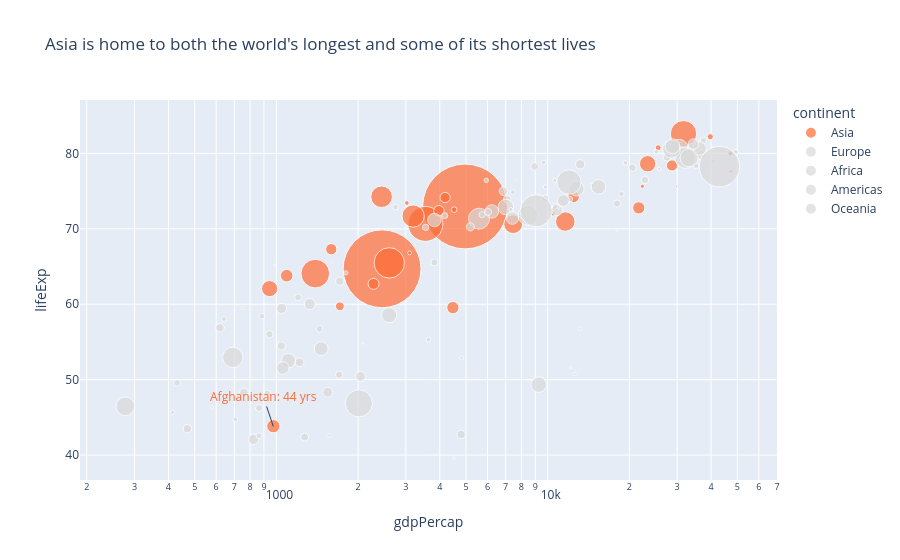

This figure's notebook cell:
### Markdown cell above
## Task 2 — Bubble chart: tell a story

**What to build:** A bubble chart (full 2007 dataset, all countries) where:
- x = GDP per capita (log scale)
- y = life expectancy
- size = population
- colour = ONE continent highlighted (your choice), all others grey
- At least one annotation explaining the highlighted group's story

> This is the grey-and-highlight technique applied to a bubble chart.

### Code cell
# Task 2
# YOUR CODE HERE
import math

d7 = df.loc[df['year'] == 2007]

colour_map = {c: ('#FF6B35' if c == 'Asia' else '#D9D9D9') for c in d7['continent'].unique()}

fig = px.scatter(
    d7, x='gdpPercap', y='lifeExp',
    size='pop', size_max=60,
    color='continent', color_discrete_map=colour_map,
    log_x=True,
    title='Asia is home to both the world\'s longest and some of its shortest lives'
)

fig.add_annotation(
    x=math.log10(974), y=43.8,
    text='Afghanistan: 44 yrs',
    font=dict(color='#FF6B35')
)

fig.show()

### Figure 1 — Plotly figure (JSON) as saved in the notebook; plotly's stock layout.template omitted (floating-point values rounded to 4 significant figures)
{"data": [{"hovertemplate": "continent=Asia<br>gdpPercap=%{x}<br>lifeExp=%{y}<br>pop=%{marker.size}<extra></extra>", "legendgroup": "Asia", "marker": {"color": "#FF6B35", "size": [31889923, 708573, 150448339, 14131858, 1318683096, 6980412, 1110396331, 223547000, 69453570, 27499638, 6426679, 127467972, 6053193, 23301725, 49044790, 2505559, 3921278, 24821286, 2874127, 47761980, 28901790, 3204897, 169270617, 91077287, 27601038, 4553009, 20378239, 19314747, 23174294, 65068149, 85262356, 4018332, 22211743], "sizemode": "area", "sizeref": 366300.0, "symbol": "circle"}, "mode": "markers", "name": "Asia", "orientation": "v", "showlegend": true, "type": "scatter", "x": [974.6, 29800.0, 1391.0, 1714.0, 4959.0, 39720.0, 2452.0, 3541.0, 11610.0, 4471.0, 25520.0, 31660.0, 4519.0, 1593.0, 23350.0, 47310.0, 10460.0, 12450.0, 3096.0, 944.0, 1091.0, 22320.0, 2606.0, 3190.0, 21650.0, 47140.0, 3970.0, 4185.0, 28720.0, 7458.0, 2442.0, 3025.0, 2281.0], "xaxis": "x", "y": [43.83, 75.64, 64.06, 59.72, 72.96, 82.21, 64.7, 70.65, 70.96, 59.55, 80.75, 82.6, 72.53, 67.3, 78.62, 77.59, 71.99, 74.24, 66.8, 62.07, 63.78, 75.64, 65.48, 71.69, 72.78, 79.97, 72.4, 74.14, 78.4, 70.62, 74.25, 73.42, 62.7], "yaxis": "y"}, {"hovertemplate": "continent=Europe<br>gdpPercap=%{x}<br>lifeExp=%{y}<br>pop=%{marker.size}<extra></extra>", "legendgroup": "Europe", "marker": {"color": "#D9D9D9", "size": [3600523, 8199783, 10392226, 4552198, 7322858, 4493312, 10228744, 5468120, 5238460, 61083916, 82400996, 10706290, 9956108, 301931, 4109086, 58147733, 684736, 16570613, 4627926, 38518241, 10642836, 22276056, 10150265, 5447502, 2009245, 40448191, 9031088, 7554661, 71158647, 60776238], "sizemode": "area", "sizeref": 366300.0, "symbol": "circle"}, "mode": "markers", "name": "Europe", "orientation": "v", "showlegend": true, "type": "scatter", "x": [5937.0, 36130.0, 33690.0, 7446.0, 10680.0, 14620.0, 22830.0, 35280.0, 33210.0, 30470.0, 32170.0, 27540.0, 18010.0, 36180.0, 40680.0, 28570.0, 9254.0, 36800.0, 49360.0, 15390.0, 20510.0, 10810.0, 9787.0, 18680.0, 25770.0, 28820.0, 33860.0, 37510.0, 8458.0, 33200.0], "xaxis": "x", "y": [76.42, 79.83, 79.44, 74.85, 73.0, 75.75, 76.49, 78.33, 79.31, 80.66, 79.41, 79.48, 73.34, 81.76, 78.89, 80.55, 74.54, 79.76, 80.2, 75.56, 78.1, 72.48, 74.0, 74.66, 77.93, 80.94, 80.88, 81.7, 71.78, 79.42], "yaxis": "y"}, {"hovertemplate": "continent=Africa<br>gdpPercap=%{x}<br>lifeExp=%{y}<br>pop=%{marker.size}<extra></extra>", "legendgroup": "Africa", "marker": {"color": "#D9D9D9", "size": [33333216, 12420476, 8078314, 1639131, 14326203, 8390505, 17696293, 4369038, 10238807, 710960, 64606759, 3800610, 18013409, 496374, 80264543, 551201, 4906585, 76511887, 1454867, 1688359, 22873338, 9947814, 1472041, 35610177, 2012649, 3193942, 6036914, 19167654, 13327079, 12031795, 3270065, 1250882, 33757175, 19951656, 2055080, 12894865, 135031164, 798094, 8860588, 199579, 12267493, 6144562, 9118773, 43997828, 42292929, 1133066, 38139640, 5701579, 10276158, 29170398, 11746035, 12311143], "sizemode": "area", "sizeref": 366300.0, "symbol": "circle"}, "mode": "markers", "name": "Africa", "orientation": "v", "showlegend": true, "type": "scatter", "x": [6223.0, 4797.0, 1441.0, 12570.0, 1217.0, 430.1, 2042.0, 706.0, 1704.0, 986.1, 277.6, 3633.0, 1545.0, 2082.0, 5581.0, 12150.0, 641.4, 690.8, 13210.0, 752.7, 1328.0, 942.7, 579.2, 1463.0, 1569.0, 414.5, 12060.0, 1045.0, 759.3, 1043.0, 1803.0, 10960.0, 3820.0, 823.7, 4811.0, 619.7, 2014.0, 7670.0, 863.1, 1598.0, 1712.0, 862.5, 926.1, 9270.0, 2602.0, 4513.0, 1107.0, 883.0, 7093.0, 1056.0, 1271.0, 469.7], "xaxis": "x", "y": [72.3, 42.73, 56.73, 50.73, 52.3, 49.58, 50.43, 44.74, 50.65, 65.15, 46.46, 55.32, 48.33, 54.79, 71.34, 51.58, 58.04, 52.95, 56.73, 59.45, 60.02, 56.01, 46.39, 54.11, 42.59, 45.68, 73.95, 59.44, 48.3, 54.47, 64.16, 72.8, 71.16, 42.08, 52.91, 56.87, 46.86, 76.44, 46.24, 65.53, 63.06, 42.57, 48.16, 49.34, 58.56, 39.61, 52.52, 58.42, 73.92, 51.54, 42.38, 43.49], "yaxis": "y"}, {"hovertemplate": "continent=Americas<br>gdpPercap=%{x}<br>lifeExp=%{y}<br>pop=%{marker.size}<extra></extra>", "legendgroup": "Americas", "marker": {"color": "#D9D9D9", "size": [40301927, 9119152, 190010647, 33390141, 16284741, 44227550, 4133884, 11416987, 9319622, 13755680, 6939688, 12572928, 8502814, 7483763, 2780132, 108700891, 5675356, 3242173, 6667147, 28674757, 3942491, 1056608, 301139947, 3447496, 26084662], "sizemode": "area", "sizeref": 366300.0, "symbol": "circle"}, "mode": "markers", "name": "Americas", "orientation": "v", "showlegend": true, "type": "scatter", "x": [12780.0, 3822.0, 9066.0, 36320.0, 13170.0, 7007.0, 9645.0, 8948.0, 6025.0, 6873.0, 5728.0, 5186.0, 1202.0, 3548.0, 7321.0, 11980.0, 2749.0, 9809.0, 4173.0, 7409.0, 19330.0, 18010.0, 42950.0, 10610.0, 11420.0], "xaxis": "x", "y": [75.32, 65.55, 72.39, 80.65, 78.55, 72.89, 78.78, 78.27, 72.23, 74.99, 71.88, 70.26, 60.92, 70.2, 72.57, 76.19, 72.9, 75.54, 71.75, 71.42, 78.75, 69.82, 78.24, 76.38, 73.75], "yaxis": "y"}, {"hovertemplate": "continent=Oceania<br>gdpPercap=%{x}<br>lifeExp=%{y}<br>pop=%{marker.size}<extra></extra>", "legendgroup": "Oceania", "marker": {"color": "#D9D9D9", "size": [20434176, 4115771], "sizemode": "area", "sizeref": 366300.0, "symbol": "circle"}, "mode": "markers", "name": "Oceania", "orientation": "v", "showlegend": true, "type": "scatter", "x": [34440.0, 25190.0], "xaxis": "x", "y": [81.23, 80.2], "yaxis": "y"}], "layout": {"annotations": [{"font": {"color": "#FF6B35"}, "text": "Afghanistan: 44 yrs", "x": 2.989, "y": 43.8}], "legend": {"itemsizing": "constant", "title": {"text": "continent"}, "tracegroupgap": 0}, "title": {"text": "Asia is home to both the world's longest and some of its shortest lives"}, "xaxis": {"anchor": "y", "domain": [0, 1], "title": {"text": "gdpPercap"}, "type": "log"}, "yaxis": {"anchor": "x", "domain": [0, 1], "title": {"text": "lifeExp"}}}}
